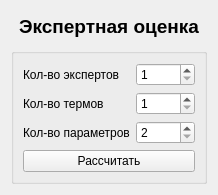
      <widget class="QWidget" name="page4_2">
       <property name="sizePolicy">
        <sizepolicy hsizetype="MinimumExpanding" vsizetype="MinimumExpanding">
         <horstretch>0</horstretch>
         <verstretch>0</verstretch>
        </sizepolicy>
       </property>
       <layout class="QVBoxLayout" name="verticalLayout_2">
        <item>
         <widget class="QLabel" name="label_18">
          <property name="sizePolicy">
           <sizepolicy hsizetype="Preferred" vsizetype="Fixed">
            <horstretch>0</horstretch>
            <verstretch>0</verstretch>
           </sizepolicy>
          </property>
          <property name="styleSheet">
           <string notr="true">    color: black;              /* Цвет текста */
    font-weight: bold;         /* Жирный шрифт */
    font-size: 14pt;           /* Размер шрифта */
    padding: 4px 8px;          /* Внутренние отступы вокруг текста */</string>
          </property>
          <property name="text">
           <string>Экспертная оценка</string>
          </property>
          <property name="alignment">
           <set>Qt::AlignmentFlag::AlignCenter</set>
          </property>
         </widget>
        </item>
        <item>
         <widget class="QGroupBox" name="groupBox_4_2">
          <property name="sizePolicy">
           <sizepolicy hsizetype="MinimumExpanding" vsizetype="Fixed">
            <horstretch>0</horstretch>
            <verstretch>0</verstretch>
           </sizepolicy>
          </property>
          <property name="title">
           <string/>
          </property>
          <layout class="QFormLayout" name="formLayout_3">
           <item row="0" column="0">
            <widget class="QLabel" name="label_12">
             <property name="sizePolicy">
              <sizepolicy hsizetype="MinimumExpanding" vsizetype="MinimumExpanding">
               <horstretch>0</horstretch>
               <verstretch>0</verstretch>
              </sizepolicy>
             </property>
             <property name="text">
              <string>Кол-во экспертов</string>
             </property>
            </widget>
           </item>
           <item row="0" column="1">
            <widget class="QSpinBox" name="count_exprets_p4_2">
             <property name="minimum">
              <number>1</number>
             </property>
            </widget>
           </item>
           <item row="1" column="0">
            <widget class="QLabel" name="label_20">
             <property name="text">
              <string>Кол-во термов</string>
             </property>
            </widget>
           </item>
           <item row="1" column="1">
            <widget class="QSpinBox" name="count_terms_p4_2">
             <property name="minimum">
              <number>1</number>
             </property>
            </widget>
           </item>
           <item row="2" column="0">
            <widget class="QLabel" name="label_17">
             <property name="text">
              <string>Кол-во параметров</string>
             </property>
            </widget>
           </item>
           <item row="2" column="1">
            <widget class="QSpinBox" name="count_params_p4_2">
             <property name="minimum">
              <number>2</number>
             </property>
            </widget>
           </item>
           <item row="3" column="0" colspan="2">
            <widget class="QPushButton" name="run_p4_2">
             <property name="text">
              <string>Рассчитать</string>
             </property>
            </widget>
           </item>
          </layout>
         </widget>
        </item>
       </layout>
      </widget>
